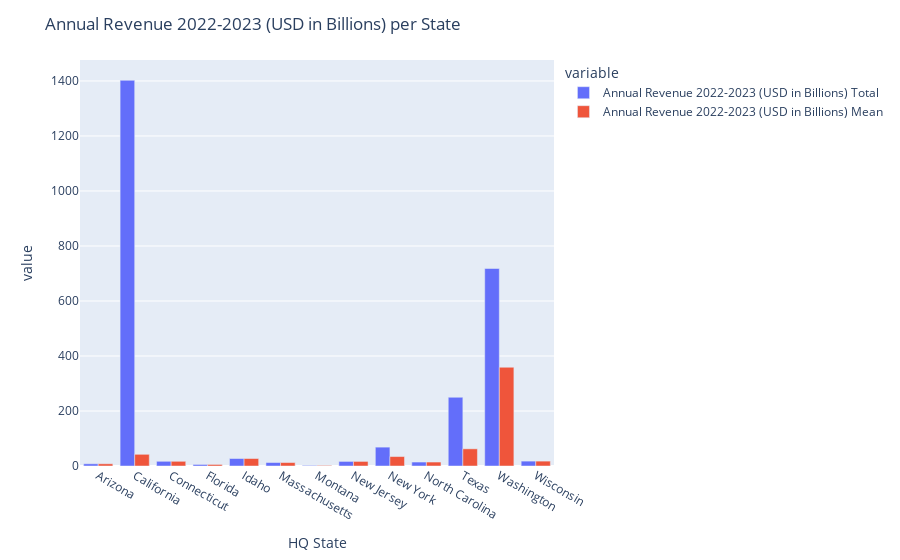
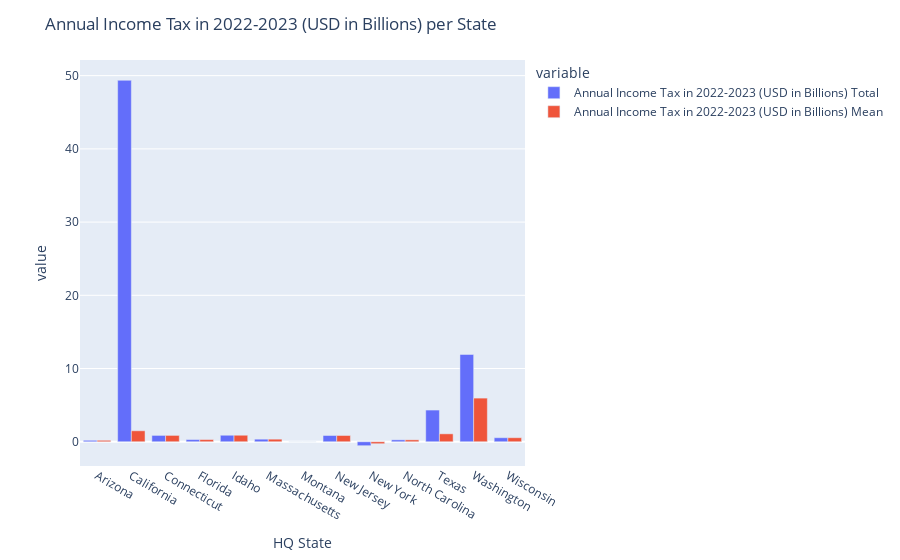

The code cell stored with these charts, in order, in its notebook:
### Markdown cell above
## State Analysis

### Code cell
for col in cols:
    new_df = pd.merge((df[['HQ State',
                           col]]
                       .groupby('HQ State')
                       .sum()
                      ),
                      (df[['HQ State',
                           col]]
                       .groupby('HQ State')
                       .mean()
                      ),
                      left_index=True,
                      right_index=True,
                     suffixes=(' Total',' Mean'))
    fig = new_df.plot(kind='bar')

    fig.update_layout(title= {'text':f'{col} per State'})
    fig.update_layout(barmode='group')
    fig.show()

### Figure 1 — Plotly figure (JSON) as saved in the notebook; plotly's stock layout.template omitted (floating-point values rounded to 4 significant figures)
{"data": [{"alignmentgroup": "True", "hovertemplate": "variable=Annual Revenue 2022-2023 (USD in Billions) Total<br>HQ State=%{x}<br>value=%{y}<extra></extra>", "legendgroup": "Annual Revenue 2022-2023 (USD in Billions) Total", "marker": {"color": "#636efa"}, "name": "Annual Revenue 2022-2023 (USD in Billions) Total", "offsetgroup": "Annual Revenue 2022-2023 (USD in Billions) Total", "orientation": "v", "showlegend": true, "textposition": "auto", "type": "bar", "x": ["Arizona", "California", "Connecticut", "Florida", "Idaho", "Massachusetts", "Montana", "New Jersey", "New York", "North Carolina", "Texas", "Washington", "Wisconsin"], "xaxis": "x", "y": [8.05, 1402.0, 17.09, 5.61, 27.15, 12.57, 2.06, 16.67, 68.62, 14.41, 249.9, 718.1, 17.73], "yaxis": "y"}, {"alignmentgroup": "True", "hovertemplate": "variable=Annual Revenue 2022-2023 (USD in Billions) Mean<br>HQ State=%{x}<br>value=%{y}<extra></extra>", "legendgroup": "Annual Revenue 2022-2023 (USD in Billions) Mean", "marker": {"color": "#EF553B"}, "name": "Annual Revenue 2022-2023 (USD in Billions) Mean", "offsetgroup": "Annual Revenue 2022-2023 (USD in Billions) Mean", "orientation": "v", "showlegend": true, "textposition": "auto", "type": "bar", "x": ["Arizona", "California", "Connecticut", "Florida", "Idaho", "Massachusetts", "Montana", "New Jersey", "New York", "North Carolina", "Texas", "Washington", "Wisconsin"], "xaxis": "x", "y": [8.05, 42.5, 17.09, 5.61, 27.15, 12.57, 2.06, 16.67, 34.31, 14.41, 62.46, 359.0, 17.73], "yaxis": "y"}], "layout": {"barmode": "group", "legend": {"title": {"text": "variable"}, "tracegroupgap": 0}, "margin": {"t": 60}, "title": {"text": "Annual Revenue 2022-2023 (USD in Billions) per State"}, "xaxis": {"anchor": "y", "domain": [0, 1], "title": {"text": "HQ State"}}, "yaxis": {"anchor": "x", "domain": [0, 1], "title": {"text": "value"}}}}

### Figure 2 — Plotly figure (JSON) as saved in the notebook; plotly's stock layout.template omitted (floating-point values rounded to 4 significant figures)
{"data": [{"alignmentgroup": "True", "hovertemplate": "variable=Annual Income Tax in 2022-2023 (USD in Billions) Total<br>HQ State=%{x}<br>value=%{y}<extra></extra>", "legendgroup": "Annual Income Tax in 2022-2023 (USD in Billions) Total", "marker": {"color": "#636efa"}, "name": "Annual Income Tax in 2022-2023 (USD in Billions) Total", "offsetgroup": "Annual Income Tax in 2022-2023 (USD in Billions) Total", "orientation": "v", "showlegend": true, "textposition": "auto", "type": "bar", "x": ["Arizona", "California", "Connecticut", "Florida", "Idaho", "Massachusetts", "Montana", "New Jersey", "New York", "North Carolina", "Texas", "Washington", "Wisconsin"], "xaxis": "x", "y": [0.197, 49.36, 0.865, 0.296, 0.888, 0.35, 0.003, 0.855, -0.54, 0.26, 4.328, 11.92, 0.551], "yaxis": "y"}, {"alignmentgroup": "True", "hovertemplate": "variable=Annual Income Tax in 2022-2023 (USD in Billions) Mean<br>HQ State=%{x}<br>value=%{y}<extra></extra>", "legendgroup": "Annual Income Tax in 2022-2023 (USD in Billions) Mean", "marker": {"color": "#EF553B"}, "name": "Annual Income Tax in 2022-2023 (USD in Billions) Mean", "offsetgroup": "Annual Income Tax in 2022-2023 (USD in Billions) Mean", "orientation": "v", "showlegend": true, "textposition": "auto", "type": "bar", "x": ["Arizona", "California", "Connecticut", "Florida", "Idaho", "Massachusetts", "Montana", "New Jersey", "New York", "North Carolina", "Texas", "Washington", "Wisconsin"], "xaxis": "x", "y": [0.197, 1.496, 0.865, 0.296, 0.888, 0.35, 0.003, 0.855, -0.27, 0.26, 1.082, 5.961, 0.551], "yaxis": "y"}], "layout": {"barmode": "group", "legend": {"title": {"text": "variable"}, "tracegroupgap": 0}, "margin": {"t": 60}, "title": {"text": "Annual Income Tax in 2022-2023 (USD in Billions) per State"}, "xaxis": {"anchor": "y", "domain": [0, 1], "title": {"text": "HQ State"}}, "yaxis": {"anchor": "x", "domain": [0, 1], "title": {"text": "value"}}}}
